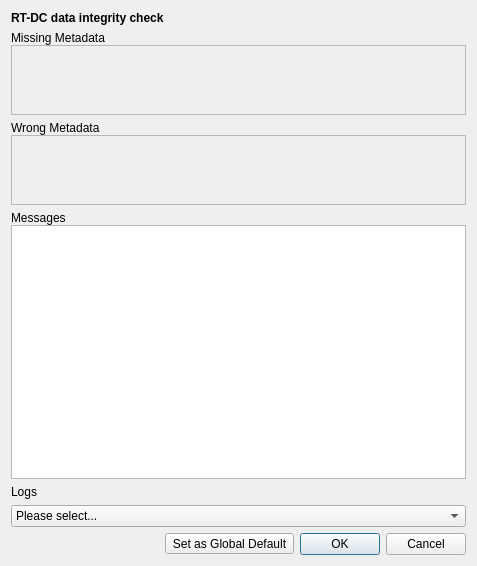
<?xml version="1.0" encoding="UTF-8"?>
<ui version="4.0">
 <class>Dialog</class>
 <widget class="QDialog" name="Dialog">
  <property name="geometry">
   <rect>
    <x>0</x>
    <y>0</y>
    <width>477</width>
    <height>566</height>
   </rect>
  </property>
  <property name="windowTitle">
   <string>Integrity check</string>
  </property>
  <layout class="QVBoxLayout" name="verticalLayout">
   <item>
    <widget class="QLabel" name="label">
     <property name="text">
      <string>&lt;b&gt;RT-DC data integrity check&lt;/b&gt;</string>
     </property>
    </widget>
   </item>
   <item>
    <widget class="QWidget" name="groupBox_missing" native="true">
     <property name="sizePolicy">
      <sizepolicy hsizetype="Preferred" vsizetype="Maximum">
       <horstretch>0</horstretch>
       <verstretch>2</verstretch>
      </sizepolicy>
     </property>
     <layout class="QVBoxLayout" name="verticalLayout_3">
      <property name="spacing">
       <number>0</number>
      </property>
      <property name="leftMargin">
       <number>0</number>
      </property>
      <property name="topMargin">
       <number>0</number>
      </property>
      <property name="rightMargin">
       <number>0</number>
      </property>
      <property name="bottomMargin">
       <number>0</number>
      </property>
      <item>
       <widget class="QLabel" name="label_5">
        <property name="text">
         <string>Missing Metadata</string>
        </property>
       </widget>
      </item>
      <item>
       <widget class="QScrollArea" name="scrollArea_2">
        <property name="sizePolicy">
         <sizepolicy hsizetype="Expanding" vsizetype="Expanding">
          <horstretch>0</horstretch>
          <verstretch>0</verstretch>
         </sizepolicy>
        </property>
        <property name="sizeAdjustPolicy">
         <enum>QAbstractScrollArea::AdjustToContents</enum>
        </property>
        <property name="widgetResizable">
         <bool>true</bool>
        </property>
        <widget class="QWidget" name="scrollAreaWidgetContents_3">
         <property name="geometry">
          <rect>
           <x>0</x>
           <y>0</y>
           <width>457</width>
           <height>68</height>
          </rect>
         </property>
         <layout class="QGridLayout" name="gridLayout_missing"/>
        </widget>
       </widget>
      </item>
     </layout>
    </widget>
   </item>
   <item>
    <widget class="QWidget" name="groupBox_wrong" native="true">
     <property name="sizePolicy">
      <sizepolicy hsizetype="Preferred" vsizetype="Maximum">
       <horstretch>0</horstretch>
       <verstretch>2</verstretch>
      </sizepolicy>
     </property>
     <layout class="QVBoxLayout" name="verticalLayout_4">
      <property name="spacing">
       <number>0</number>
      </property>
      <property name="leftMargin">
       <number>0</number>
      </property>
      <property name="topMargin">
       <number>0</number>
      </property>
      <property name="rightMargin">
       <number>0</number>
      </property>
      <property name="bottomMargin">
       <number>0</number>
      </property>
      <item>
       <widget class="QLabel" name="label_4">
        <property name="text">
         <string>Wrong Metadata</string>
        </property>
       </widget>
      </item>
      <item>
       <widget class="QScrollArea" name="scrollArea">
        <property name="sizePolicy">
         <sizepolicy hsizetype="Expanding" vsizetype="Expanding">
          <horstretch>0</horstretch>
          <verstretch>0</verstretch>
         </sizepolicy>
        </property>
        <property name="sizeAdjustPolicy">
         <enum>QAbstractScrollArea::AdjustToContents</enum>
        </property>
        <property name="widgetResizable">
         <bool>true</bool>
        </property>
        <widget class="QWidget" name="scrollAreaWidgetContents_4">
         <property name="geometry">
          <rect>
           <x>0</x>
           <y>0</y>
           <width>457</width>
           <height>68</height>
          </rect>
         </property>
         <layout class="QGridLayout" name="gridLayout_wrong"/>
        </widget>
       </widget>
      </item>
     </layout>
    </widget>
   </item>
   <item>
    <widget class="QWidget" name="groupBox_messages" native="true">
     <property name="sizePolicy">
      <sizepolicy hsizetype="Preferred" vsizetype="Expanding">
       <horstretch>0</horstretch>
       <verstretch>1</verstretch>
      </sizepolicy>
     </property>
     <layout class="QVBoxLayout" name="verticalLayout_5">
      <property name="spacing">
       <number>0</number>
      </property>
      <property name="leftMargin">
       <number>0</number>
      </property>
      <property name="topMargin">
       <number>0</number>
      </property>
      <property name="rightMargin">
       <number>0</number>
      </property>
      <property name="bottomMargin">
       <number>0</number>
      </property>
      <item>
       <widget class="QLabel" name="label_2">
        <property name="text">
         <string>Messages</string>
        </property>
       </widget>
      </item>
      <item>
       <widget class="QTextEdit" name="textEdit">
        <property name="sizePolicy">
         <sizepolicy hsizetype="Expanding" vsizetype="Expanding">
          <horstretch>0</horstretch>
          <verstretch>0</verstretch>
         </sizepolicy>
        </property>
        <property name="sizeAdjustPolicy">
         <enum>QAbstractScrollArea::AdjustToContents</enum>
        </property>
        <property name="lineWrapMode">
         <enum>QTextEdit::NoWrap</enum>
        </property>
        <property name="readOnly">
         <bool>true</bool>
        </property>
       </widget>
      </item>
     </layout>
    </widget>
   </item>
   <item>
    <widget class="QWidget" name="widget_logs" native="true">
     <layout class="QVBoxLayout" name="verticalLayout_2">
      <property name="leftMargin">
       <number>0</number>
      </property>
      <property name="topMargin">
       <number>0</number>
      </property>
      <property name="rightMargin">
       <number>0</number>
      </property>
      <property name="bottomMargin">
       <number>0</number>
      </property>
      <item>
       <widget class="QLabel" name="label_3">
        <property name="text">
         <string>Logs</string>
        </property>
       </widget>
      </item>
      <item>
       <widget class="QComboBox" name="comboBox_logs">
        <item>
         <property name="text">
          <string>Please select...</string>
         </property>
        </item>
       </widget>
      </item>
     </layout>
    </widget>
   </item>
   <item>
    <layout class="QHBoxLayout" name="horizontalLayout_2">
     <property name="spacing">
      <number>6</number>
     </property>
     <property name="topMargin">
      <number>0</number>
     </property>
     <item>
      <spacer name="horizontalSpacer">
       <property name="orientation">
        <enum>Qt::Horizontal</enum>
       </property>
       <property name="sizeHint" stdset="0">
        <size>
         <width>40</width>
         <height>20</height>
        </size>
       </property>
      </spacer>
     </item>
     <item>
      <widget class="QToolButton" name="toolButton_global">
       <property name="toolTip">
        <string>The metadata of this dataset are used as global defaults for all other datasets.</string>
       </property>
       <property name="text">
        <string>Set as Global Default</string>
       </property>
       <property name="icon">
        <iconset theme="applications-internet">
         <normaloff>.</normaloff>.</iconset>
       </property>
       <property name="toolButtonStyle">
        <enum>Qt::ToolButtonTextBesideIcon</enum>
       </property>
      </widget>
     </item>
     <item>
      <widget class="QDialogButtonBox" name="buttonBox">
       <property name="sizePolicy">
        <sizepolicy hsizetype="Preferred" vsizetype="Fixed">
         <horstretch>0</horstretch>
         <verstretch>0</verstretch>
        </sizepolicy>
       </property>
       <property name="orientation">
        <enum>Qt::Horizontal</enum>
       </property>
       <property name="standardButtons">
        <set>QDialogButtonBox::Cancel|QDialogButtonBox::Ok</set>
       </property>
       <property name="centerButtons">
        <bool>false</bool>
       </property>
      </widget>
     </item>
    </layout>
   </item>
  </layout>
 </widget>
 <resources/>
 <connections>
  <connection>
   <sender>buttonBox</sender>
   <signal>accepted()</signal>
   <receiver>Dialog</receiver>
   <slot>accept()</slot>
   <hints>
    <hint type="sourcelabel">
     <x>248</x>
     <y>254</y>
    </hint>
    <hint type="destinationlabel">
     <x>157</x>
     <y>274</y>
    </hint>
   </hints>
  </connection>
  <connection>
   <sender>buttonBox</sender>
   <signal>rejected()</signal>
   <receiver>Dialog</receiver>
   <slot>reject()</slot>
   <hints>
    <hint type="sourcelabel">
     <x>316</x>
     <y>260</y>
    </hint>
    <hint type="destinationlabel">
     <x>286</x>
     <y>274</y>
    </hint>
   </hints>
  </connection>
 </connections>
</ui>
